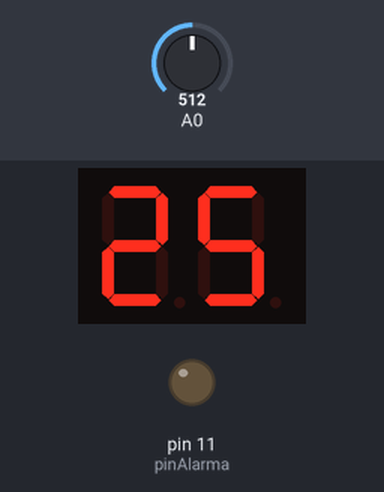
A sketch run on a simulated Arduino Uno, built with avr-gcc and run on an emulated ATmega328P. On the bench: 2-digit seven-segment display, output pins drawn as LEDs (lit = HIGH). Wiring (inferred from the names in the program): 2-digit 7-segment display, segments lit when LOW: segments pin 2, pin 3, pin 4, pin 5, pin 6, pin 7, pin 8; digit selects pin 9, pin 10. Inputs (shaded band) come from the test bench; at power-on: A0 = 512. The segment pins are drawn as the display they are named for; pins used as bus, display or sensor lines are not drawn.

Above: at 1.2 s.
1.3 s: A0 set to 596
At 2.1 s:
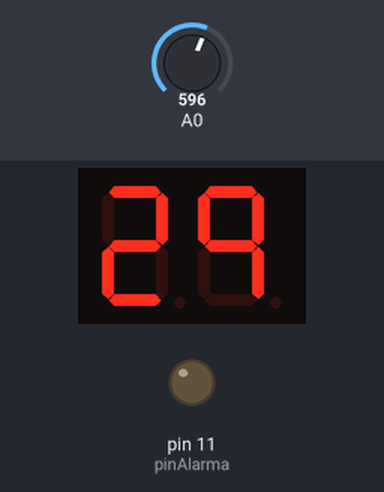
2.8 s: A0 set to 629
At 3.2 s:
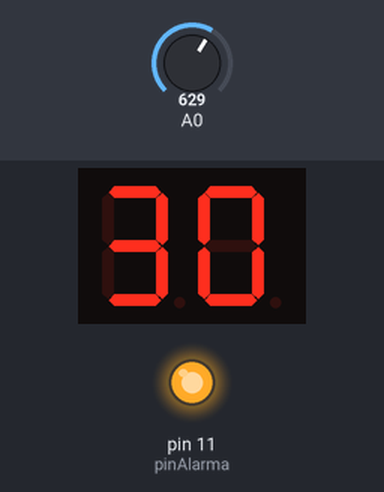
4.3 s: A0 set to 716
At 5.7 s:
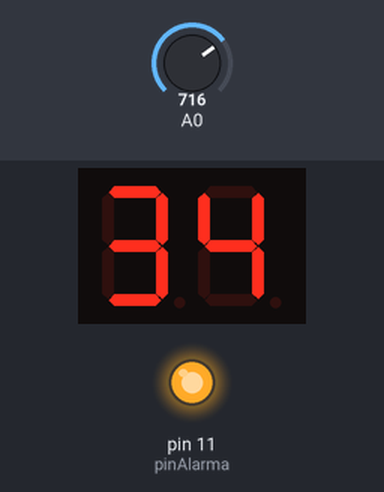
Timing chart, 0 to 7.3 s (numbered marks = the images above; inputs shaded):
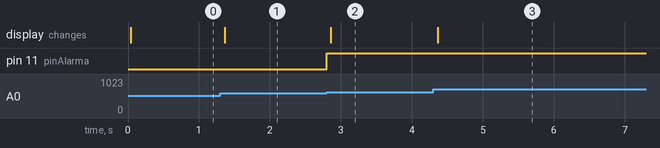

The sketch:

electronica.ino
```cpp
// Definición de pines para los displays de 7 segmentos
const int displayPins[7] = { 2, 3, 4, 5, 6, 7, 8 };

// Definición de pines para el encendido de los displays
const int pinesVoltaje[2] = { 9, 10 };

// Pin de salida para la señal de alarma y su temperatura de activación
const int pinAlarma = 11;
int tempAlarma = 30;

// Variable para almacenar el voltaje obtenido del input
float voltaje = 0.0;

// Variable para almacenar el valor de la temperatura en unidad y decena
int unidad = 0;
int decena = 0;

void setup() {
  // Inicialización de pines para los displays de 7 segmentos
  for (int i = 0; i < 7; i++) {
    pinMode(displayPins[i], OUTPUT);
  }

  // Inicialización de pines para el encendido de los displays
  for (int i = 0; i < 2; i++) {
    pinMode(pinesVoltaje[i], OUTPUT);
  }

  // Configurar el pin de salida para la señal de alarma
  pinMode(pinAlarma, OUTPUT);

  // Inicialización del puerto serial para la depuración
  Serial.begin(9600);
}

void loop() {
  // Lectura del voltaje desde el input
  voltaje = analogRead(A0) * (50 / 1023.0);  // Se lee el valor del pin de entrada A0 y se pasa a voltaje en las unidades correspondientes

  // Convertir el voltaje a un número entero
  int valor = int(voltaje);

  // Calibrar el valor medido introduciendo un offset determinado por el usuario
  int offset = 0;
  int valor_calibrado = valor - offset;

  // Sacar el valor de la unidad y de la decena a partir del voltaje medido
  unidad = valor_calibrado % 10;
  decena = valor_calibrado / 10;


  // Verificar si la temperatura supera el umbral de 30 grados
  if (valor_calibrado >= tempAlarma) {
    digitalWrite(pinAlarma, HIGH);  // Activar la señal de alarma
  } else {
    digitalWrite(pinAlarma, LOW);  // Desactivar la señal de alarma
  }

  // Mostrar el número en los displays de 7 segmentos a la vez que se alterna el display encendido
  mostrarNumero(decena, 2);

  static bool estado = false;

  // Encender y apagar los displays alternativamente
  digitalWrite(pinesVoltaje[0], estado);
  digitalWrite(pinesVoltaje[1], !estado);

  // Alternar el display para el próximo ciclo
  estado = !estado;

  // Si se aumenta el delay se puede visualizar el cambio de un display a otro
  delay(5);

  mostrarNumero(unidad, 1);

  // Encender y apagar los displays alternativamente de nuevo
  digitalWrite(pinesVoltaje[0], estado);
  digitalWrite(pinesVoltaje[1], !estado);

  estado = !estado;

  delay(5);
}

void mostrarNumero(int numero, int pos) {
  // Mostrar el número en los displays de 7 segmentos comparando los valores con condicionales
  if (numero == 0) {
    digitalWrite(displayPins[0], LOW);  // Como la entrada está negada hay que poner en low los segmentos que queramos iluminados
    digitalWrite(displayPins[1], LOW);
    digitalWrite(displayPins[2], LOW);
    digitalWrite(displayPins[3], LOW);
    digitalWrite(displayPins[4], LOW);
    digitalWrite(displayPins[5], LOW);
    digitalWrite(displayPins[6], HIGH);
  } else if (numero == 1) {
    digitalWrite(displayPins[0], HIGH);
    digitalWrite(displayPins[1], LOW);
    digitalWrite(displayPins[2], LOW);
    digitalWrite(displayPins[3], HIGH);
    digitalWrite(displayPins[4], HIGH);
    digitalWrite(displayPins[5], HIGH);
    digitalWrite(displayPins[6], HIGH);
  } else if (numero == 2) {
    digitalWrite(displayPins[0], LOW);
    digitalWrite(displayPins[1], LOW);
    digitalWrite(displayPins[2], HIGH);
    digitalWrite(displayPins[3], LOW);
    digitalWrite(displayPins[4], LOW);
    digitalWrite(displayPins[5], HIGH);
    digitalWrite(displayPins[6], LOW);
  } else if (numero == 3) {
    digitalWrite(displayPins[0], LOW);
    digitalWrite(displayPins[1], LOW);
    digitalWrite(displayPins[2], LOW);
    digitalWrite(displayPins[3], LOW);
    digitalWrite(displayPins[4], HIGH);
    digitalWrite(displayPins[5], HIGH);
    digitalWrite(displayPins[6], LOW);
  } else if (numero == 4) {
    digitalWrite(displayPins[0], HIGH);
    digitalWrite(displayPins[1], LOW);
    digitalWrite(displayPins[2], LOW);
    digitalWrite(displayPins[3], HIGH);
    digitalWrite(displayPins[4], HIGH);
    digitalWrite(displayPins[5], LOW);
    digitalWrite(displayPins[6], LOW);
  } else if (numero == 5) {
    digitalWrite(displayPins[0], LOW);
    digitalWrite(displayPins[1], HIGH);
    digitalWrite(displayPins[2], LOW);
    digitalWrite(displayPins[3], LOW);
    digitalWrite(displayPins[4], HIGH);
    digitalWrite(displayPins[5], LOW);
    digitalWrite(displayPins[6], LOW);
  } else if (numero == 6) {
    digitalWrite(displayPins[0], LOW);
    digitalWrite(displayPins[1], HIGH);
    digitalWrite(displayPins[2], LOW);
    digitalWrite(displayPins[3], LOW);
    digitalWrite(displayPins[4], LOW);
    digitalWrite(displayPins[5], LOW);
    digitalWrite(displayPins[6], LOW);
  } else if (numero == 7) {
    digitalWrite(displayPins[0], LOW);
    digitalWrite(displayPins[1], LOW);
    digitalWrite(displayPins[2], LOW);
    digitalWrite(displayPins[3], HIGH);
    digitalWrite(displayPins[4], HIGH);
    digitalWrite(displayPins[5], HIGH);
    digitalWrite(displayPins[6], HIGH);
  } else if (numero == 8) {
    digitalWrite(displayPins[0], LOW);
    digitalWrite(displayPins[1], LOW);
    digitalWrite(displayPins[2], LOW);
    digitalWrite(displayPins[3], LOW);
    digitalWrite(displayPins[4], LOW);
    digitalWrite(displayPins[5], LOW);
    digitalWrite(displayPins[6], LOW);
  } else if (numero == 9) {
    digitalWrite(displayPins[0], LOW);
    digitalWrite(displayPins[1], LOW);
    digitalWrite(displayPins[2], LOW);
    digitalWrite(displayPins[3], HIGH);
    digitalWrite(displayPins[4], HIGH);
    digitalWrite(displayPins[5], LOW);
    digitalWrite(displayPins[6], LOW);
  }
}
```

Measured:
- the behaviour switches between 613 and 614 on A0 (found by bisection; images 1 and 2)
- after the input at 1.3 s, the display: changes after 0.06 s (image 1)
- after the input at 2.8 s, pin 11 (pinAlarma): LOW → HIGH at once; the display: changes after 0.06 s (image 2)
- after the input at 4.3 s, the display: changes after 0.06 s (image 3)
